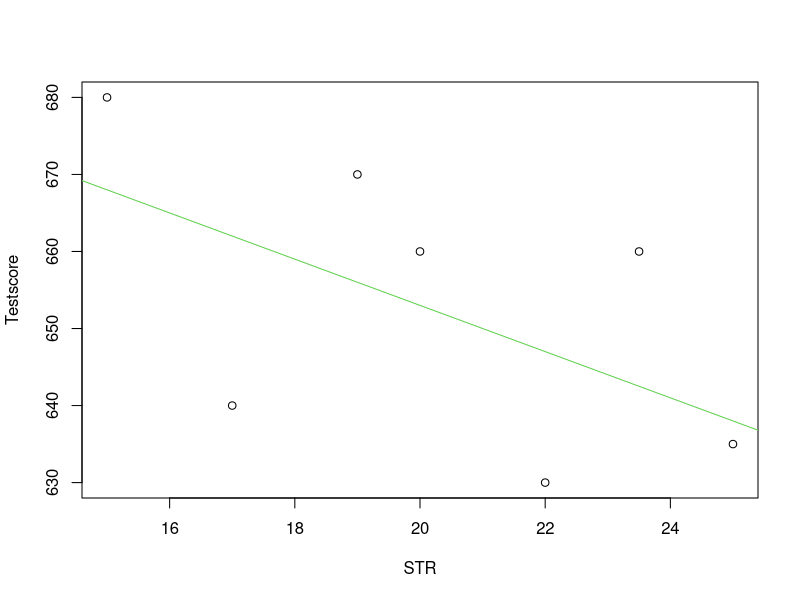
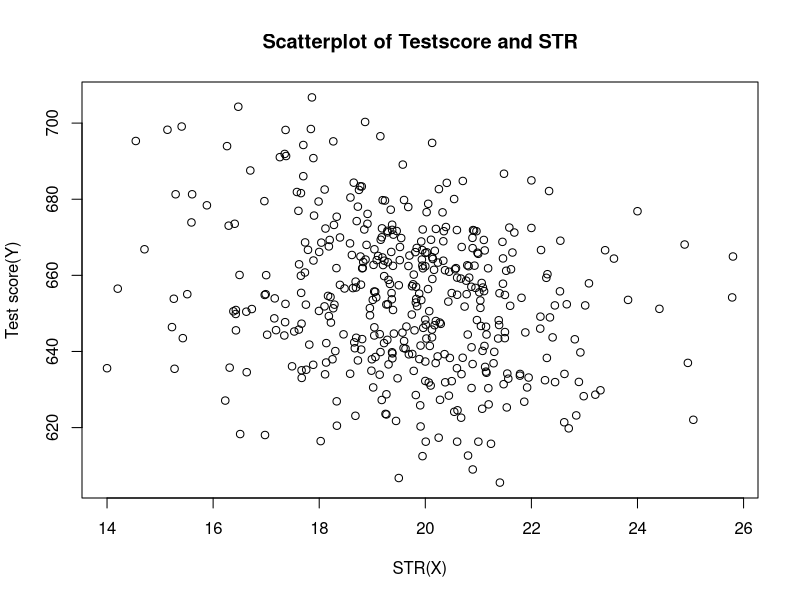
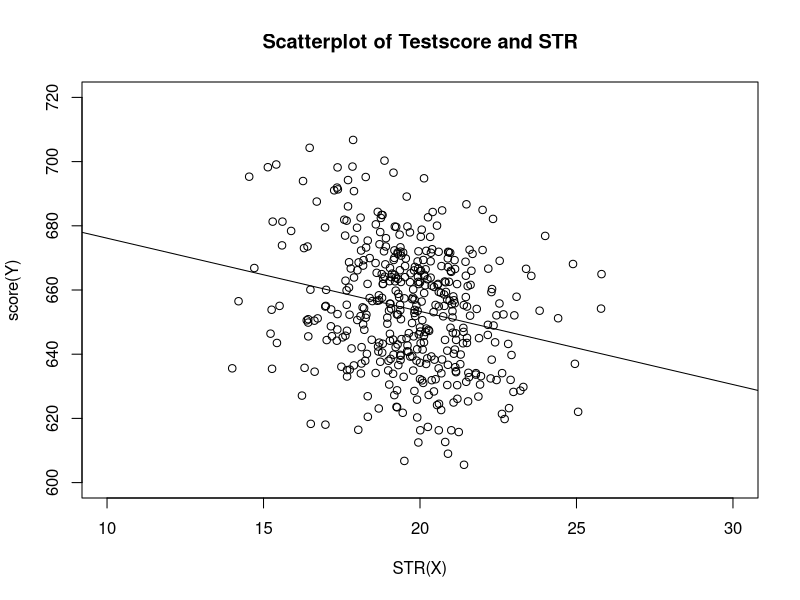
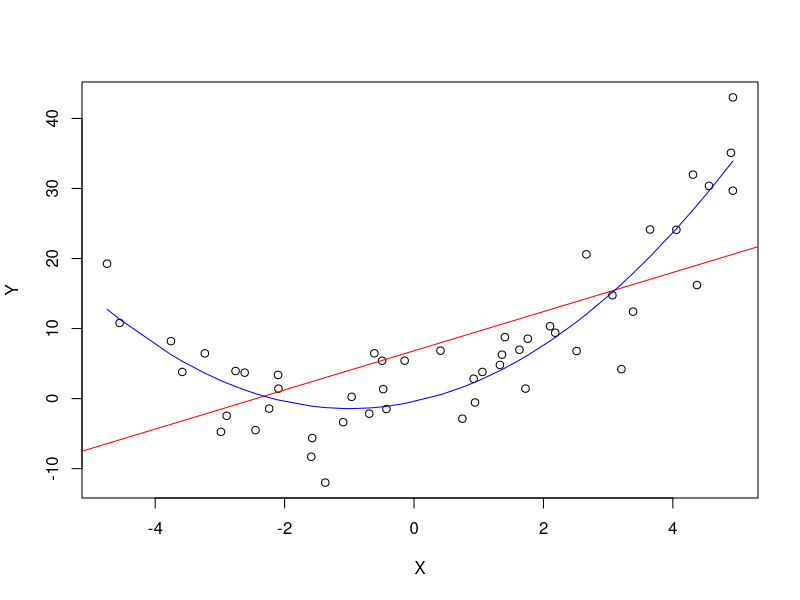
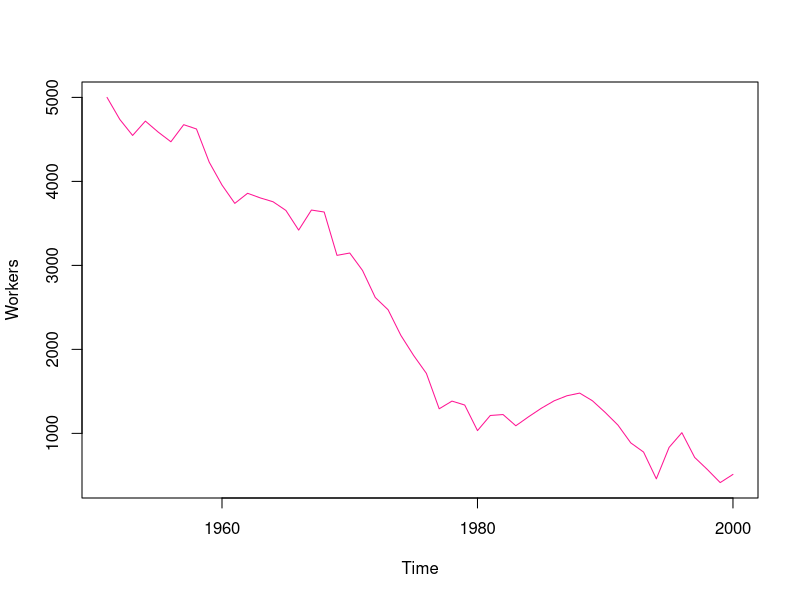
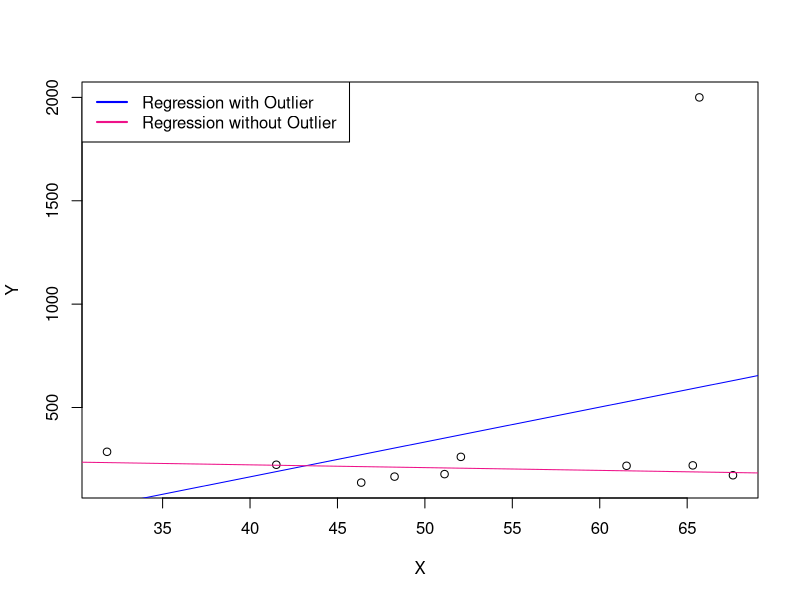
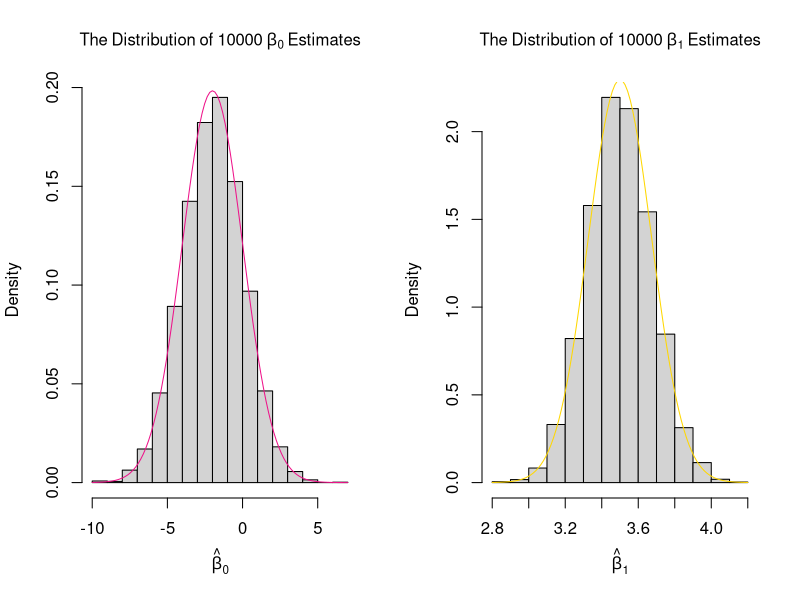
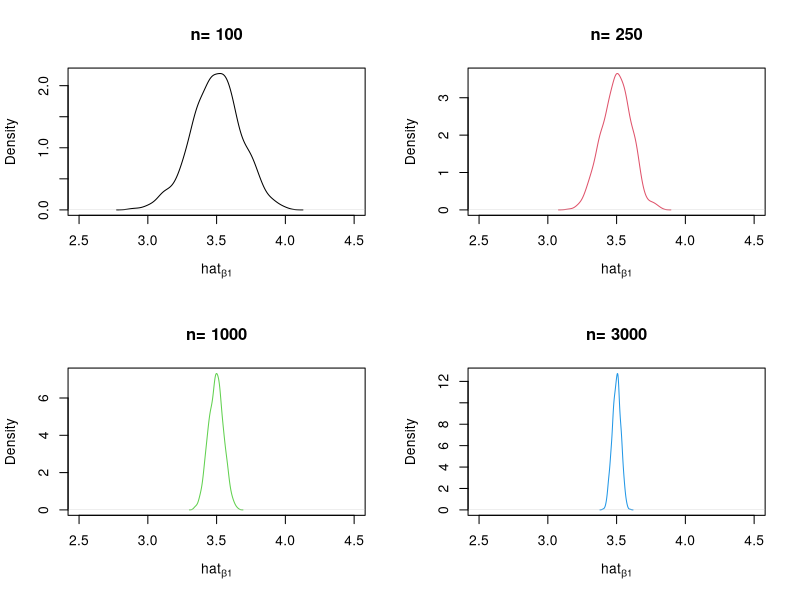

These charts were generated, in order, by the following R code:
#### Simple linear regression #### 
Testscore <- c(680, 640, 670, 660, 630, 660, 635)  
STR <- c(15, 17, 19, 20, 22, 23.5, 25)             
plot(Testscore ~ STR)
abline(a = 713, b = -3, col = 3)                    # where a=713 is intercept, b=-3 is slope
####----------------------------------------------------------------------------------

#### Estimate coefficients of the linear regression model ####
# (1) Distribution summary(average, SD, quantitle) for Testscore & Student-teacher ratio 
library(AER)
library(MASS)
data(CASchools)     

CASchools$STR <- CASchools$students/CASchools$teachers   # calculate student-teacher ratio and append it to CASchools
CASchools$score <- (CASchools$read + CASchools$math)/2   # calculate Testscore and append it to CASchools

avg_STR <- mean(CASchools$STR)       # find sample averages of STR
avg_score <- mean(CASchools$score)   # find sample averages of score

sd_STR <- sd(CASchools$STR)         # find sample sd of STR
sd_score <- sd(CASchools$score)     # find sample sd of score

quantiles <- c(0.10, 0.25, 0.4, 0.5, 0.6, 0.75, 0.9)    # create a vector of percentiles 
quant_STR <- quantile(CASchools$STR, quantiles)         # find quantiles of STR
quant_score <- quantile(CASchools$score, quantiles)     # find quantiles of score

DistributionSummary <- data.frame(Average = c(avg_STR, avg_score),          # get distribution summary-averages for STR & score
                                  standardDeviation = c(sd_STR, sd_score),  # sd for STR & score
                                  quantitle = c(quant_STR, quant_score))    # quantitle for STR & score
DistributionSummary

plot(score ~ STR,            # scatterplot for score ~ STR
     data = CASchools,       # for data CASchools
     main = "Scatterplot of Testscore and STR",
     xlab = "STR(X)",
     ylab = "Test score(Y)")
cor(CASchools$STR, CASchools$score)

# (2) Ordinary least squares estimator 
attach(CASchools)    # attach() allow to use variables contained in CASchools direclty 

beta_1 <- sum((STR - mean(STR)) * (score - mean(score))) / sum((STR - mean(STR))^2)   # directly calculate beta_1
beta_0 <- mean(score) - beta_1 * mean(STR)    # directly calculate beta_0
beta_1
beta_0

linear_model <- lm(score ~ STR, data = CASchools)   # lm() to directly get linear regression
linear_model

range(score)    # use range() to find score & STR range
range(STR)

plot(score ~ STR, 
     data = CASchools,
     main = "Scatterplot of Testscore and STR",
     xlab = "STR(X)",
     ylab = "score(Y)",
     xlim = c(10, 30),
     ylim = c(600, 720))
abline(linear_model)
####----------------------------------------------------------------------------------

#### Measures of fit (R^2) ####
model_summary <- summary(linear_model)   # get model summary from linear model   
model_summary

SSR <- sum(model_summary$residuals^2)    # find SSR 
TSS <- sum((score - mean(score))^2)    # find SST
print(R2 <- 1 - SSR/TSS)               # find R^2

n <- nrow(CASchools)                   # find number of rows for data CASchools
print(SER <- sqrt(SSR / (n-2)))        # find SER (standard error of regression)
####----------------------------------------------------------------------------------

#### Least squares assumptions ####
# (1) Assumption 1: the error term has zero conditional mean 
set.seed(321)

X <- runif(50, min = -5, max = 5)   # simulate the data for X and residual u
u <- rnorm(50, sd=5)

Y <- X^2 + 2*X + u       # suppose true model is this one

mod_simple <- lm(Y ~ X)  # run linear regression based on the simulated data

prediction <- predict(lm(Y ~ X + I(X^2)), data.frame(X = sort(X)))  # Predictions with quadratic model. 
                                                                    # I() in function formula: inhibit interpretation of operators ^ as formula operators, but used as arithmetical operators 
                                                                    # sort(): Sort/order a vector into ascending/descending order. 
plot(Y ~ X)                                # plot simple linear regression model 
abline(mod_simple, col = "red")
lines(sort(X), prediction, col = "blue")   # plot the quadratic model

# Note: sort vector 
x <- c(3,4,5,2,0,-1,3)    
sort(x, decreasing = T)    # sort in decreasing order
sort(x)                    # by default, sort in increasing order

# (2) Assumption 2: iid data
set.seed(123)

Date <- seq(as.Date("1951/1/1"), as.Date("2000/1/1"), "years")   # generate a date vector 

X <- c(5000, rep(NA, length(Date)-1))     # initialize the employment vector, starting year is 1950, so we have "length(Date)-1". The number of workers is 5000. 

for (i in 2:length(Date)) {
        X[i] <- -50 + 0.98 * X[i-1] + rnorm(n = 1, sd = 200)
}

plot(x = Date, 
     y = X, 
     type = "l",
     col = "deeppink",
     ylab = "Workers",
     xlab = "Time")

# (3) Assumption 3: large outliers are unlikely
set.seed(123)

X <- sort(runif(10, min = 30, max = 70))

Y <- rnorm(10, mean = 200, sd = 50)
Y[9] <- 2000

fit <- lm(Y ~ X)

fit_NoOutlier <- lm(Y[-9] ~ X[-9])

plot(Y ~ X)
abline(fit, col = "blue")
abline(fit_NoOutlier, col = "deeppink2")
legend("topleft",
       legend = c("Regression with Outlier","Regression without Outlier "),
       lty = c(1,1),
       col = c("blue","deeppink2"),
       lwd = 2)
####----------------------------------------------------------------------------------

#### Sampling distribution of OLS estimator #### 
# (1) Simulation study 1
N <- 100000
X <- runif(N, min = 0, max = 20)
u <- rnorm(N, sd = 10)

Y <- -2 + 3.5*X + u
population <- data.frame(X,Y)

n <- 100

H_i <- 1 - mean(X) / mean(X^2) * X
var_b0 <- var(H_i * u) / (n * mean(H_i^2)^2)

var_b1 <- var((X - mean(X)) * u) / (100 * var(X)^2)

var_b0
var_b1

n <- 100      # generate samole size
reps <- 10000   # generate repetitions

fit <- matrix(ncol = 2, nrow = reps)    # initialize the matrix of outcomes 

for (i in 1:reps) {          # loop sampling and estimation of coefficients 
        sample <- population[sample(1:N, n), ]
        fit[i, ] <- lm(Y ~ X, data = sample)$coefficients
}

var(fit[,1])    # find variance using 1st outcome
var(fit[,2])    # find variance using 2nd outcome

par(mfrow = c(1,2))  # divide plot area as 1-by-2 array

hist(fit[,1],       # plot histogram for the distribution of 10000 beta[0] estimates
     cex.main = 1,  #
     main = bquote(The~Distribution~of~10000~beta[0]~Estimates),
     xlab = bquote(hat(beta)[0]),
     freq = F)

curve(dnorm(x,
            -2,
            sqrt(var_b0)),
      add = T,
      col = "deeppink2")

hist(fit[,2],      # plot histogram for the distribution of 10000 beta[1] estimates
     cex.main = 1,
     main = bquote(The~Distribution~of~10000~beta[1]~Estimates),
     xlab = bquote(hat(beta)[1]),
     freq = F)

curve(dnorm(x,
            3.5,
            sqrt(var_b1)),
      add = T,
      col = "gold")

# (2) Simulation study 2
set.seed(1)

reps <- 1000        # repititions 
n <- c(100, 250, 1000, 3000)   # a vector of sample sizes 

fit <- matrix(ncol = 2, nrow = reps)   # initialize the matrix of outcomes 

par(mfrow = c(2,2))    

for (j in 1:length(n)) {         # outer loop over n
        for (i in 1:reps) {      # inner loop: sampling & estimating of the coefficient 
                sample <- population[sample(1:N, n[j]),]
                fit[i,] <- lm(Y ~ X, data = sample)$coefficients
        }
        plot(density(fit[,2]), xlim = c(2.5, 4.5),    # draw density estimates 
             col = j,
             main = paste("n=", n[j]),       # use paste() to use the title j times 
             xlab = bquote(hat[beta][1]))    # use bquote() to include strings, math expr, numbers, variables.  
}

# (3) Simulation study 3
set.seed(4)

bvndata <- mvrnorm(100,           # simulate bivariate normal data
                   mu = c(5,5),
                   Sigma = cbind(c(5,4), c(4,5)))

colnames(bvndata) <- c("X", "Y")      # assign col names
bvndata <- as.data.frame(bvndata)     # covert to data.frame

set1 <- subset(bvndata, abs(mean(X) - X) > 1)    # subset the data
set2 <- subset(bvndata, abs(mean(X) - X) <= 1)

plot(set1,
     xlab = "X",
     ylab = "Y",
     pch = 19,
     col = "deeppink2")      # pch=19: the points are filled circles 

points(set2,
       col = "gold",
       pch = 19)

lm.set1 <- lm(Y ~ X, data = set1)
lm.set2 <- lm(Y ~ X, data = set2)

plot(set1, xlab = "X", ylab = "Y", pch = 19)   # plot set1
points(set2, col = "red", pch = 19)           # use points() to add set2 in the same plot of set1. If use plot(), it'll make a separate plot.

abline(lm.set1, col = "black")
abline(lm.set2, col = "red")
####----------------------------------------------------------------------------------
